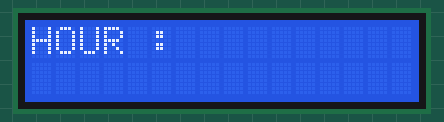
Bench run of a sketch on a simulated ESP8266 (NodeMCU). Shown: 16×2 character LCD. WiFi joins after 1.5 s; servers stay silent unless stated; uploads are accepted with an empty reply; what the sketch prints to the serial monitor is not drawn.

Above: at 1.8 s.
At 7.4 s:
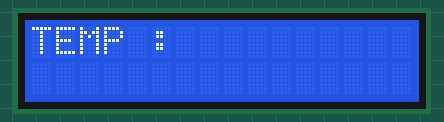
At 35.7 s:
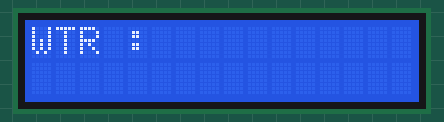

The sketch:

13-1.ino
```cpp
#include <ESP8266WiFi.h>
#include <ESP8266HTTPClient.h>
#include <LiquidCrystal_I2C.h>

LiquidCrystal_I2C lcd(0x27, 16, 2);

String    rss ="http://www.kma.go.kr/weather/forecast/mid-term-rss3.jsp?stnId=109";      //   자신의 원하는 위치에 대한 RSS
const String endpoint = "http://www.kma.go.kr/wid/queryDFSRSS.jsp?zone=";

String line = "";
String message ="";               //create an empty string to store the future received data

// 와이파이 ssid을 입력.
const char* ssid     = "olleh_WiFi_306D";

//와이파이 비밀번호를 입력.
const char* password = "0000003898";

int lcdSda = 4;
int lcdScl = 5;

void setup() {
    Serial.begin(9600);
    delay(10);
    // We start by connecting to a WiFi network
    Serial.print("Connecting to ");
    Serial.println(ssid);
    WiFi.begin(ssid, password);

    while (WiFi.status() != WL_CONNECTED) {
      delay(500);
      Serial.print(".");
    }

    Serial.println("");
    Serial.println("WiFi connected");
    Serial.println("IP address: ");
    Serial.println(WiFi.localIP());

    lcd.begin();
    lcd.backlight();
    lcd.print("ChiHyeon Lee");
    Serial.println("Booting Procedure Comp.");
}

void loop() {
  if ((WiFi.status() == WL_CONNECTED)) { //Check the current connection status
    Serial.println("Starting connection to server...");
    HTTPClient http;
    String rss_url = endpoint+rss;

    http.begin(rss_url);        //Specify the URL
    int httpCode = http.GET();  //Make the request
    if (httpCode > 0) {         //Check for the returning code
      line = http.getString();
    }
    else {
      Serial.println("Error on HTTP request");
    }
    message = parsing();
    http.end(); //Free the resources
  }
  delay(20000);
}

String parsing() {
  lcd.clear();
  String announce_time;     //  기상청 예보 발표시간

  int tm_start= line.indexOf(F("<tm>")); // "<tm>"문자가 시작되는 인덱스 값('<'의 인덱스)을 반환한다.
  int tm_end= line.indexOf(F("</tm>"));
  announce_time = line.substring(tm_start + 4, tm_end); // +4: "<tm>"스트링의 크기 4바이트, 4칸 이동
  Serial.print(F("announce_time: ")); Serial.println(announce_time);

  String hours;                                    // 첫번째 시간 예보
  int hour_start= line.indexOf(F("<hour>"));
  int hour_end= line.indexOf(F("</hour>"));
  hours = line.substring(hour_start + 6, hour_end);
  Serial.print(F("hour: ")); Serial.println(hours);
  lcd.setCursor(0,0);
  lcd.print("HOUR : ");
  lcd.setCursor(0,1);
  lcd.print(hours);
  delay(500);
  lcd.clear();

  String temp;
  int temp_start= line.indexOf(F("<temp>"));
  int temp_end= line.indexOf(F("</temp>"));
  temp = line.substring(temp_start + 6, temp_end);
  Serial.print(F("temp: ")); Serial.println(temp);
  lcd.setCursor(0,0);
  lcd.print("TEMP : ");
  lcd.setCursor(0,1);
  lcd.print(temp);
  delay(500);
  lcd.clear();

  String wfEn;
  int wfEn_start= line.indexOf(F("<wfEn>"));
  int wfEn_end= line.indexOf(F("</wfEn>"));
  wfEn = line.substring(wfEn_start + 6, wfEn_end);
  Serial.print(F("weather: ")); Serial.println(wfEn);
  lcd.setCursor(0,0);
  lcd.print("WTR : ");
  lcd.setCursor(0,1);
  lcd.print(wfEn);
  delay(500);
  lcd.clear();

  delay(1000);

//  두번째 시간 예보
  int del_index = line.indexOf(F("</data>"));
  line.remove(0, del_index + 7);                     // 시작 인덱스 부터 "</data>" 스트링 포함 삭제
  hour_start= line.indexOf(F("<hour>"));
  hour_end= line.indexOf(F("</hour>"));
  hours = line.substring(hour_start + 6, hour_end);
  Serial.print(F("hour: ")); Serial.println(hours);   // 두번째 시간 예보
  lcd.setCursor(0,0);
  lcd.print("HOUR : ");
  lcd.setCursor(0,1);
  lcd.print(hours);
  delay(500);
  lcd.clear();


  temp_start= line.indexOf(F("<temp>"));
  temp_end= line.indexOf(F("</temp>"));
  temp = line.substring(temp_start + 6, temp_end);
  Serial.print(F("temp: ")); Serial.println(temp);
  lcd.setCursor(0,0);
  lcd.print("TEMP : ");
  lcd.setCursor(0,1);
  lcd.print(temp);
  delay(500);
  lcd.clear();


  wfEn_start= line.indexOf(F("<wfEn>"));
  wfEn_end= line.indexOf(F("</wfEn>"));
  wfEn = line.substring(wfEn_start + 6, wfEn_end);
  Serial.print(F("weather: ")); Serial.println(wfEn);
  lcd.setCursor(0,0);
  lcd.print("WTR : ");
  lcd.setCursor(0,1);
  lcd.print(wfEn);
  delay(500);
  lcd.clear();

  delay(1000);


  // 세번째 예보
  del_index = line.indexOf(F("</data>"));
  line.remove(0, del_index + 7);                     // 시작 인덱스 부터 "</data>" 스트링 포함 삭제
  hour_start= line.indexOf(F("<hour>"));
  hour_end= line.indexOf(F("</hour>"));
  hours = line.substring(hour_start + 6, hour_end);
  Serial.print(F("hour: ")); Serial.println(hours);
  lcd.setCursor(0,0);
  lcd.print("HOUR : ");
  lcd.setCursor(0,1);
  lcd.print(hours);
  delay(500);
  lcd.clear();

  temp_start= line.indexOf(F("<temp>"));
  temp_end= line.indexOf(F("</temp>"));
  temp = line.substring(temp_start + 6, temp_end);
  Serial.print(F("temp: ")); Serial.println(temp);
  lcd.setCursor(0,0);
  lcd.print("TEMP : ");
  lcd.setCursor(0,1);
  lcd.print(temp);
  delay(500);
  lcd.clear();

  wfEn_start= line.indexOf(F("<wfEn>"));
  wfEn_end= line.indexOf(F("</wfEn>"));
  wfEn = line.substring(wfEn_start + 6, wfEn_end);
  Serial.print(F("weather: ")); Serial.println(wfEn);
  lcd.setCursor(0,0);
  lcd.print("WTR : ");
  lcd.setCursor(0,1);
  lcd.print(wfEn);
  delay(500);
  lcd.clear();

  delay(1000);


  line = ""; // 스트링 변수 line 데이터 추출 완료

}
```

Measured:
- what the display in image 0 shows lasts 0.5 s, from 1.8 s to 2.3 s
